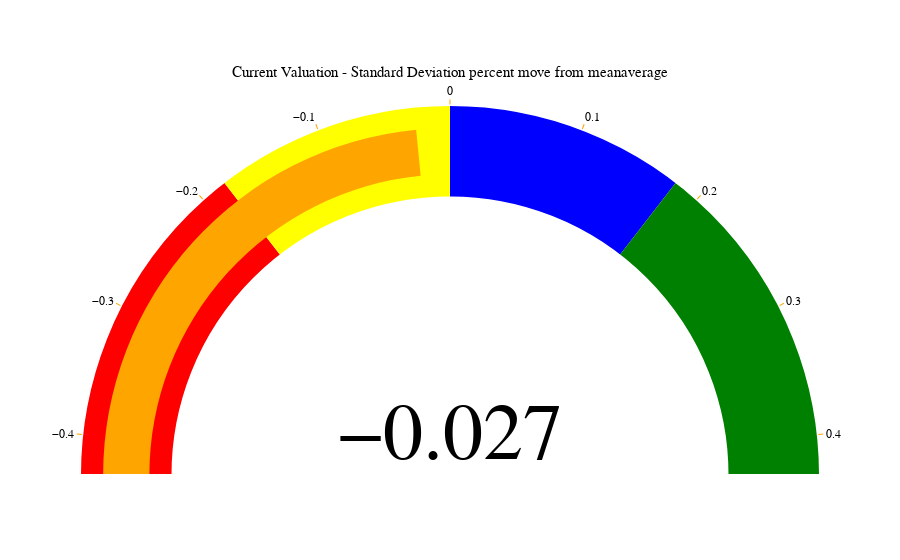

The notebook cell this image was saved under:
### Code cell
import plotly.graph_objects as go

fig = go.Figure(go.Indicator(
    mode = "gauge+number",
    title = {'text': "Current Valuation - Standard Deviation percent move from meanaverage", 'font': {'size': 15}},
    value = df['move%'].iloc[-1],
    domain = {'x': [0,1], 'y': [0,1]},
    gauge = {
        'axis': {'range': [-0.43, 0.43], 'tickwidth': 1, 'tickcolor': "orange"},
        'bar': {'color': "orange"},
        'bgcolor': "white",
        'borderwidth': 2,
        'bordercolor': "white",
        'steps': [
            {'range': [-0.43, -0.18], 'color': 'red'},
            {'range': [-0.18, 0], 'color': 'yellow'},
            {'range': [0, 0.18], 'color': 'blue'},
            {'range': [0.18,0.43], 'color': 'green'}],
        }))

fig.update_layout(
    font={'color': "black", 'family': "Arial"},
    xaxis={'showgrid': False, 'range':[-1,1]},
    yaxis={'showgrid': False, 'range':[0,1.11]},
    plot_bgcolor='rgba(0,0,0,0)'
    )


# Set the visibility ON
fig.update_yaxes(title='', visible=True, showticklabels=False)
# Set the visibility OFF
fig.update_xaxes(title='x', visible=False, showticklabels=False)

fig.show()
fig.write_html("../static/valuation.html")

### Figure 1 — Plotly figure (JSON) as saved in the notebook; plotly's stock layout.template omitted (floating-point values rounded to 4 significant figures)
{"data": [{"domain": {"x": [0, 1], "y": [0, 1]}, "gauge": {"axis": {"range": [-0.43, 0.43], "tickcolor": "orange", "tickwidth": 1}, "bar": {"color": "orange"}, "bgcolor": "white", "bordercolor": "white", "borderwidth": 2, "steps": [{"color": "red", "range": [-0.43, -0.18]}, {"color": "yellow", "range": [-0.18, 0]}, {"color": "blue", "range": [0, 0.18]}, {"color": "green", "range": [0.18, 0.43]}]}, "mode": "gauge+number", "title": {"font": {"size": 15}, "text": "Current Valuation - Standard Deviation percent move from meanaverage"}, "type": "indicator", "value": -0.02676}], "layout": {"font": {"color": "black", "family": "Arial"}, "plot_bgcolor": "rgba(0,0,0,0)", "xaxis": {"range": [-1, 1], "showgrid": false, "showticklabels": false, "title": {"text": "x"}, "visible": false}, "yaxis": {"range": [0, 1.11], "showgrid": false, "showticklabels": false, "title": {"text": ""}, "visible": true}}}
